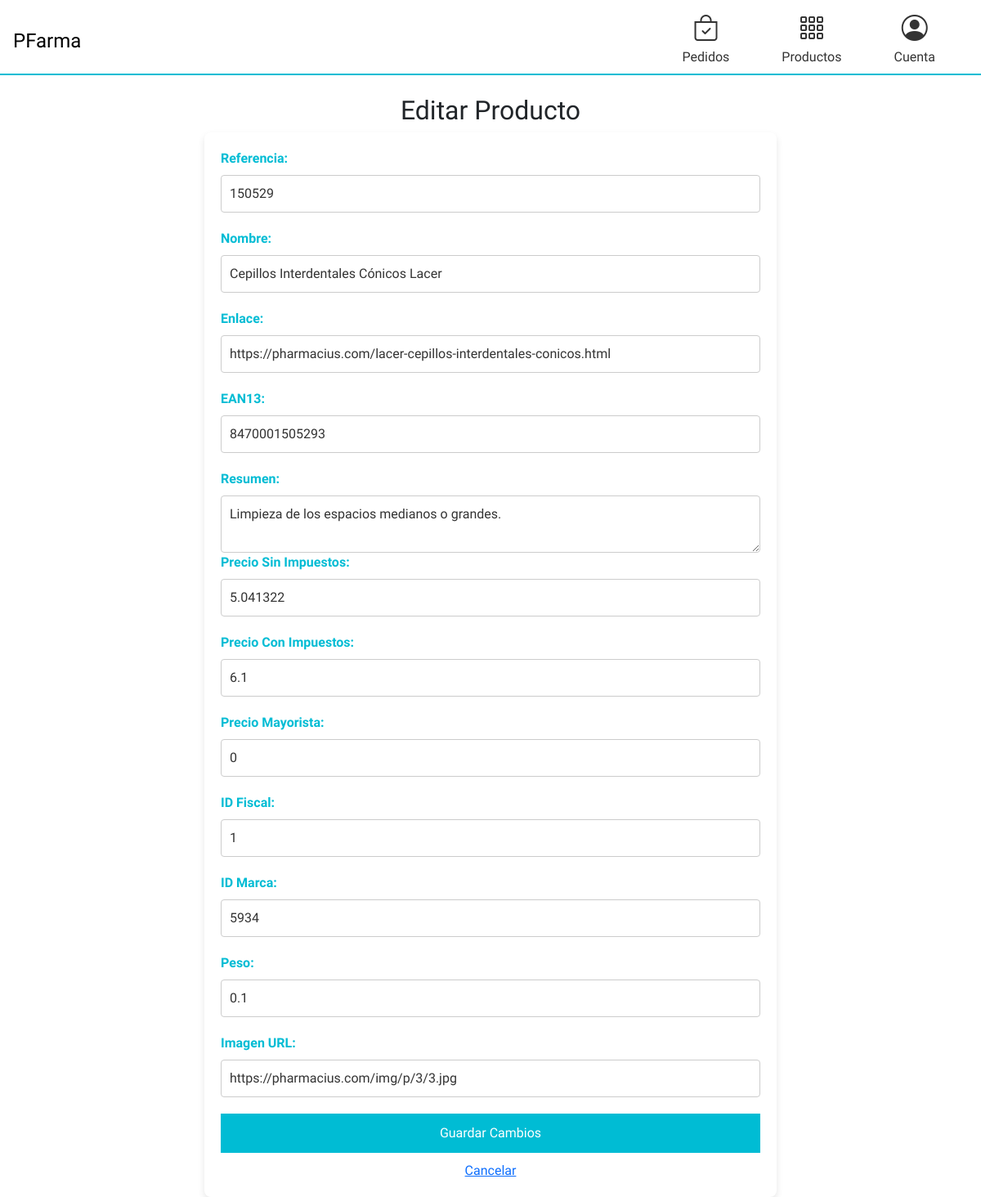
Screenshot of /editar.php?IDProducto=5 with the database file from the repository.
### tables this page shows
CREATE TABLE `productos` (
  `IDProducto` int(11) NOT NULL,
  `Referencia` int(11) DEFAULT NULL,
  `Nombre` varchar(512) DEFAULT NULL,
  `Enlace` varchar(512) DEFAULT NULL,
  `EAN13` varchar(512) DEFAULT NULL,
  `Resumen` varchar(512) DEFAULT NULL,
  `PrecioSinImpuestos` double DEFAULT NULL,
  `PrecioConImpuestos` double DEFAULT NULL,
  `PrecioMayorista` varchar(512) DEFAULT NULL,
  `IDFiscal` varchar(512) DEFAULT NULL,
  `IDCategoria` varchar(512) DEFAULT NULL,
  `IDMarca` int(11) DEFAULT NULL,
  `Peso` double DEFAULT NULL,
  `URLImagen` varchar(512) DEFAULT NULL
);

### model/conectar.php (called while the page is built, shortened)
<?php
class Conectar
{
    public static function conexion()
    {
        try {
            $conexion = new mysqli("127.0.0.1", "root", "", "proyectofarma");
            $conexion->set_charset("utf8");
            return $conexion;
        } catch (Exception $e) {
            die("Error de conexión: " . $e->getMessage());
        }
    }
}
?>

### model/productos_model.php (called while the page is built, shortened)
<?php
class Productos_model
{
    private $db;
    public function __construct()
    {
        require_once("model/conectar.php");
        $this->db = Conectar::conexion();
    }
public function get_producto($IDProducto)
{
    $sql = "SELECT * FROM productos WHERE IDProducto = ?";
    $stmt = $this->db->prepare($sql);
    $stmt->bind_param("i", $IDProducto);
    $stmt->execute();
    $resultado = $stmt->get_result();
    return $resultado->fetch_assoc();
}
}
?>

### editar.php (the view, shortened to what this page needs)
<?php
require_once("menu.php");
require_once("model/productos_model.php");
$productoModel = new Productos_model();
$producto = $productoModel->get_producto($_GET['IDProducto']);
?>
<!DOCTYPE html>
<html lang="es">
<head>
    <link rel="stylesheet" href="css/editarCss.css">
    <link rel="stylesheet" href="css/styles.css">
    <link href="https://cdn.jsdelivr.net/npm/bootstrap@5.3.0/dist/css/bootstrap.min.css" rel="stylesheet">
    <link href="https://cdn.jsdelivr.net/npm/bootstrap-icons/font/bootstrap-icons.css" rel="stylesheet">
</head>
<body class="m-0 p-0">
    <br>
    <h2>Editar Producto</h2>
    <form method="POST">
        <label>Referencia:</label>
        <input type="text" name="Referencia" value="<?= htmlspecialchars($producto['Referencia']) ?>" required><br>
        <label>Nombre:</label>
        <input type="text" name="Nombre" value="<?= htmlspecialchars($producto['Nombre']) ?>" required><br>
        <label>Enlace:</label>
        <input type="url" name="Enlace" value="<?= htmlspecialchars($producto['Enlace']) ?>"><br>
        <label>EAN13:</label>
        <input type="text" name="EAN13" value="<?= htmlspecialchars($producto['EAN13']) ?>"><br>
        <label>Resumen:</label>
        <textarea name="Resumen"><?= htmlspecialchars($producto['Resumen']) ?></textarea><br>
        <label>Precio Sin Impuestos:</label>
        <input type="number" step="0.01" name="PrecioSinImpuestos" value="<?= htmlspecialchars($producto['PrecioSinImpuestos']) ?>" required><br>
        <label>Precio Con Impuestos:</label>
        <input type="number" step="0.01" name="PrecioConImpuestos" value="<?= htmlspecialchars($producto['PrecioConImpuestos']) ?>" required><br>
        <label>Precio Mayorista:</label>
        <input type="number" step="0.01" name="PrecioMayorista" value="<?= htmlspecialchars($producto['PrecioMayorista']) ?>" required><br>
        <label>ID Fiscal:</label>
        <input type="text" name="IDFiscal" value="<?= htmlspecialchars($producto['IDFiscal']) ?>"><br>
        <label>ID Marca:</label>
        <input type="text" name="IDMarca" value="<?= htmlspecialchars($producto['IDMarca']) ?>"><br>
        <label>Peso:</label>
        <input type="number" step="0.01" name="Peso" value="<?= htmlspecialchars($producto['Peso']) ?>"><br>
        <label>Imagen URL:</label>
        <input type="text" name="URLImagen" value="<?= htmlspecialchars($producto['URLImagen']) ?>"><br>
        <button type="submit">Guardar Cambios</button>
        <a href="index.php">Cancelar</a>
    </form>
</body>
</html>

### css/editarCss.css (style rules this page uses)
* { margin: 0; padding: 0; box-sizing: border-box; }
body { font-family: 'Arial', sans-serif; background-color:rgb(255, 255, 255); color: #333; line-height: 1.6; padding: 20px; }
h2 { text-align: center; margin-bottom: 20px; color: #00bcd4; }
form { max-width: 700px; margin: 0 auto; background-color: #fff; padding: 20px; border-radius: 8px; box-shadow: 0 4px 8px rgba(0, 0, 0, 0.1); }
label { display: block; margin-bottom: 8px; font-weight: bold; color: #00bcd4; }
input[type="text"], input[type="url"], input[type="number"], textarea { width: 100%; padding: 10px; margin-bottom: 20px; border: 1px solid #ccc; border-radius: 4px; font-size: 16px; color: #333; }
button { width: 100%; padding: 12px; background-color: #00bcd4; color: white; border: none; border-radius: 4px; font-size: 18px; cursor: pointer; transition: background-color 0.3s; }
a { display: block; text-align: center; margin-top: 10px; color: #888; text-decoration: none; font-size: 16px; }

### css/styles.css (style rules this page uses)
body { font-family: 'Sora', sans-serif !important; background-color: #f4f4f4; }

### rows the page displays
productos: Referencia "150529", Nombre "Cepillos Interdentales Cónicos Lacer", Enlace "https://pharmacius.com/lacer-cepillos-interdentales-conicos.html", EAN13 "8470001505293", Resumen "Limpieza de los espacios medianos o grandes.", PrecioSinImpuestos "5.041322", PrecioConImpuestos "6.1", PrecioMayorista "0", IDFiscal "1", IDMarca "5934", Peso "0.1", URLImagen "https://pharmacius.com/img/p/3/3.jpg"
